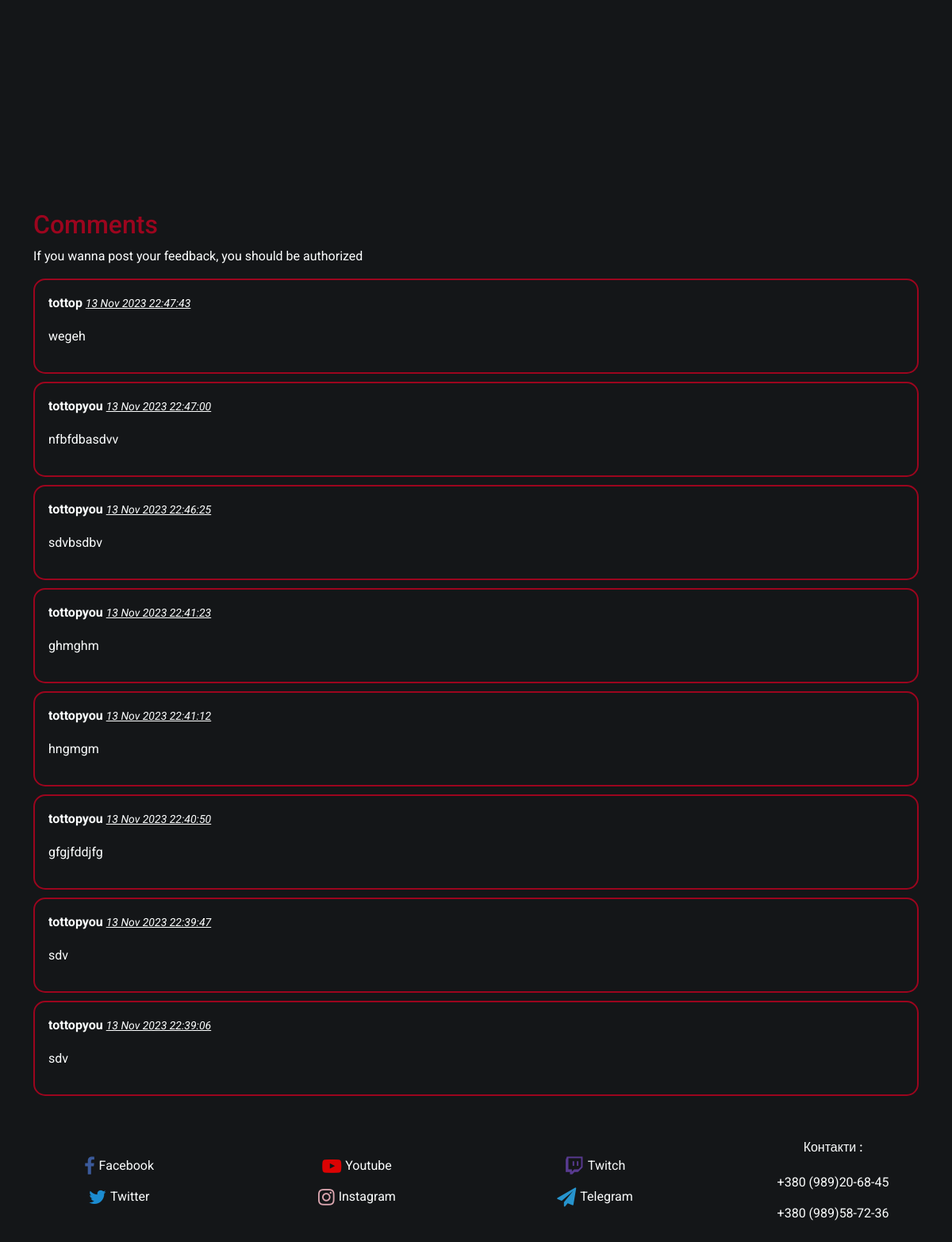
/base (lower part), run on an earlier commit of the app's database.
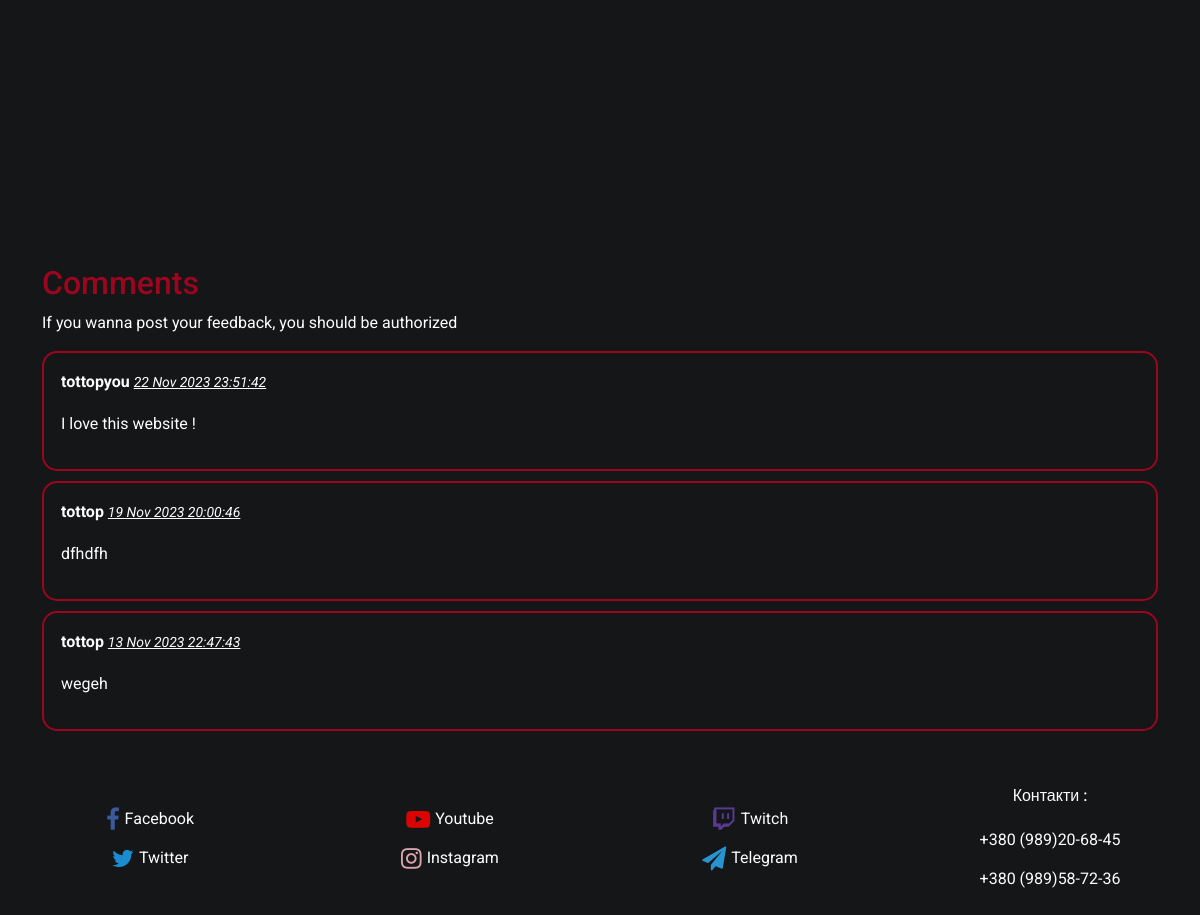
And on a later commit of the database.
### app/models.py (models this page shows, shortened)
class Comment(db.Model):
    id = db.Column(db.Integer, primary_key=True)
    content = db.Column(db.String(140))
    timestamp = db.Column(db.DateTime, index=True, default=datetime.utcnow)
    user_id = db.Column(db.Integer, db.ForeignKey('user.id'), nullable=False)
    user = db.relationship('User', backref='comments', lazy=True)

class User(UserMixin, db.Model):
    id = db.Column(db.Integer, primary_key=True)
    username = db.Column(db.String(64), index=True, unique=True)
    email = db.Column(db.String(120), index=True, unique=True)
    password_hash = db.Column(db.String(128))

### app/routes.py (the view, shortened to what this page needs)
@app.route('/base', methods=['GET', 'POST'])
def base():
    login_form = LoginForm()
    registration_form = RegistrationForm()
    comment_form = CommentForm()
    comments = []
    comments = Comment.query.order_by(Comment.timestamp.desc()).all()
    goods = Good.query.all()
    if current_user.is_authenticated:
        goods_basket = Basket.query.filter_by(user_id=current_user.id).count()
    else:
        goods_basket = 0
    return render_template('register.html',goods=goods, login_form=login_form, registration_form=registration_form,comment_form=comment_form, comments=comments, goods_basket=goods_basket)

### app/templates/register.html (shortened to what this page needs)
{% extends "login.html" %}

### app/templates/login.html (shortened to what this page needs)
{% extends "base.html" %}

### app/templates/base.html (shortened to what this page needs)
<!DOCTYPE html>
<html lang="en">
<head>
    <link href="{{ url_for('static', filename='Styles/style.css') }}" rel="stylesheet">
    <link rel="stylesheet" href="{{ url_for('static', filename='Styles/styleBurger.css') }}">
    <link rel="stylesheet" href="https://cdnjs.cloudflare.com/ajax/libs/font-awesome/4.7.0/css/font-awesome.min.css">
    <link rel="stylesheet" href="https://cdnjs.cloudflare.com/ajax/libs/font-awesome/4.7.0/css/font-awesome.min.css">
    <link href="https://cdn.jsdelivr.net/npm/bootstrap@5.2.0/dist/css/bootstrap.min.css" rel="stylesheet">
</head>
<body>
    <div class="bg">
        <div class="main">
            <div class="content section_1">
            </div>
            <div class="feadbacks section_2">
                <div class="container">
                    <h2 class="comments">Comments</h2>
                    {% if current_user.is_anonymous %}
                    <div class="form-label">If you wanna post your feedback, you should be authorized</div>
                    {% endif %}
                    <div class="mb-2" id="feadback-field">
                    {% for comment in comments %}
                        <div class="coment">
                            <div>
                                <p class="alert alert primary"> {{ comment.user.username }}
                                    <a class="text-right small">
                                        <em>{{ comment.timestamp.strftime('%d %b %Y %H:%M:%S') }}</em>
                                    </a>
                                </p>
                                <p class="alert alert success">{{ comment.content }}</p>
                            </div>
                        </div>
                    {% endfor %}
                    </div>
                </div>
            </div>
            <div class="links section_3">
                <div class="social s1">
                    <div class="s-j">
                        <i class="fa fa-facebook" style="color:#4267B2;"></i>
                        <a href="https://www.facebook.com/">Facebook</a>
                    </div>
                    <div class="s-j">
                        <i class="fa fa-twitter" style="color:#1DA1F2;"></i>
                        <a href="https://twitter.com/">Twitter</a>
                    </div>
                </div>
                <div class="social s2">
                    <div class="s-j">
                        <i class="fa fa-youtube-play" style="color:#FF0000;"></i>
                        <a href="https://www.youtube.com/">Youtube</a>
                    </div>
                    <div class="s-j">
                        <i class="fa fa-instagram inst" style="color:pink;"></i>
                        <a href="https://www.instagram.com/">Instagram</a>
                    </div>
                </div>
                <div class="social s3">
                    <div class="s-j">
                        <i class="fa fa-twitch" style="color:#6441a5;"></i>
                        <a href="https://www.twitch.com/">Twitch</a>
                    </div>
                    <div class="s-j">
                        <i class="fa fa-paper-plane" style="color:rgb(42 171 238);"></i>
                        <a href="https://web.telegram.org/">Telegram</a>
                    </div>
                </div>
                <div class="social s4">
                    <h6>Контакти :</h6>
                        <p>+380 (989)20-68-45</p>
                        <p>+380 (989)58-72-36</p>
                </div>
            </div>
        </div>
    </div>
</body>
</html>

### app/static/Styles/style.css (style rules this page uses)
.bg { display: flex; justify-content: center; align-items: center; height: 100%; width: 100%; background-color: #141618; font-family: "Roboto", sans-serif; }
.content { width: 100%; height: 100%; display: flex; flex-direction: column; justify-content: center; align-items: center; }
.feadbacks { color: #fcfefe; }
.feadbacks #feadback-field { margin: 15px; background-color: #141618; margin: 16px 0px 16px 0px; }
.feadbacks #feadback-field .primary { font-weight: bold; margin: 0px; padding-bottom: 0px; }
.feadbacks #feadback-field .small { color: #fcfefe; font-weight: 400; }
.feadbacks #feadback-field .coment { background-color: #141618; border-radius: 15px; border: 2px solid #9c051e; margin-bottom: 10px; display: flex; justify-content: space-between; }
.container .comments { color: #9c051e; }
.main { display: flex; flex-direction: column; justify-content: center; width: 1200px; height: 100%; margin-top: 70px; }
@media (max-width: 1200px) { .main { width: 100vw; } }
.links { height: 100%; width: 100%; display: flex; flex-wrap: wrap; margin-top: 20px; }
.links .social { flex: 1 1 250px; display: flex; align-items: center; justify-content: center; flex-direction: column; gap: 15px; margin: 25px 0px 25px 0px; }
.links .social .s-j { display: flex; justify-content: center; gap: 5px; }
.links .social p { margin: 0px; color: #fcfefe; }
.links .social i { font-size: 24px; opacity: 0.85; color: #fcfefe; }
.links .social a { text-decoration: none; color: #fcfefe; }
.links .social h6 { color: #fcfefe; }

What changed in the data, as far as the page shows it:
removed Comment: user.username "tottopyou", timestamp "13 Nov 2023 22:47:00", content "nfbfdbasdvv"
removed Comment: user.username "tottopyou", timestamp "13 Nov 2023 22:46:25", content "sdvbsdbv"
removed Comment: user.username "tottopyou", timestamp "13 Nov 2023 22:41:23", content "ghmghm"
removed Comment: user.username "tottopyou", timestamp "13 Nov 2023 22:41:12", content "hngmgm"
removed Comment: user.username "tottopyou", timestamp "13 Nov 2023 22:40:50", content "gfgjfddjfg"
removed Comment: user.username "tottopyou", timestamp "13 Nov 2023 22:39:47", content "sdv"
removed Comment: user.username "tottopyou", timestamp "13 Nov 2023 22:39:06", content "sdv"
added Comment: user.username "tottopyou", timestamp "22 Nov 2023 23:51:42", content "I love this website !"
added Comment: user.username "tottop", timestamp "19 Nov 2023 20:00:46", content "dfhdfh"
